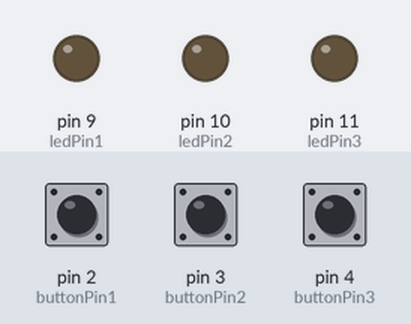
A sketch run on a simulated Arduino Uno, built with avr-gcc and run on an emulated ATmega328P. Shown: output pins drawn as LEDs (lit = HIGH). The inputs (shaded band) are chosen by the test bench; at power-on: pin 2 (buttonPin1) HIGH, pin 3 (buttonPin2) HIGH, pin 4 (buttonPin3) HIGH. What the sketch prints to the serial monitor is not drawn.

Above: at 1.2 s.
1.3 s: pin 2 (buttonPin1) pulled LOW for 1 s
At 3.0 s:
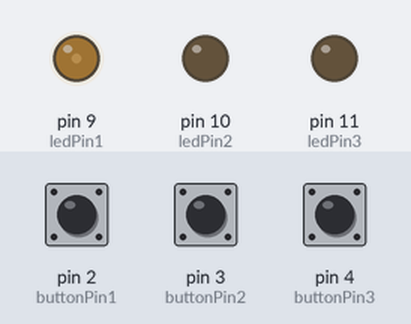
4.3 s: pin 3 (buttonPin2) pulled LOW for 3.2 s
At 8.3 s:
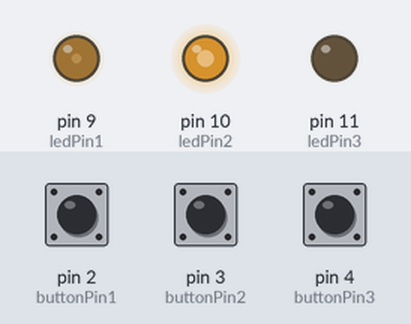
9.0 s: pin 4 (buttonPin3) pulled LOW for 0.15 s
At 9.7 s:
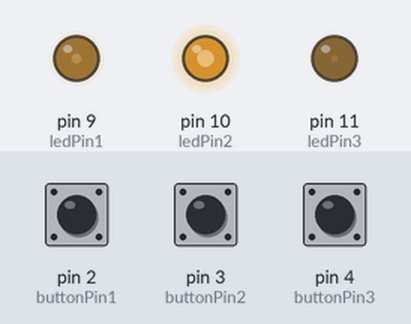
10.6 s: pin 3 (buttonPin2) pulled LOW for 1 s
At 12.7 s:
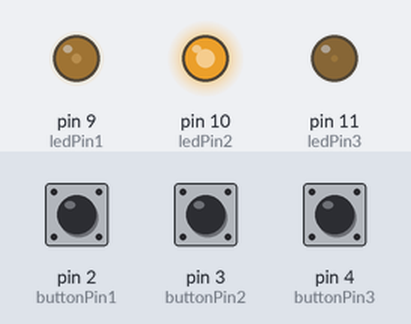
13.6 s: pin 2 (buttonPin1) pulled LOW for 3.2 s
At 17.9 s:
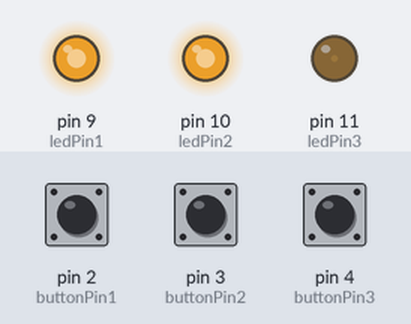
18.3 s: pin 4 (buttonPin3) pulled LOW for 3.2 s
At 21.7 s:
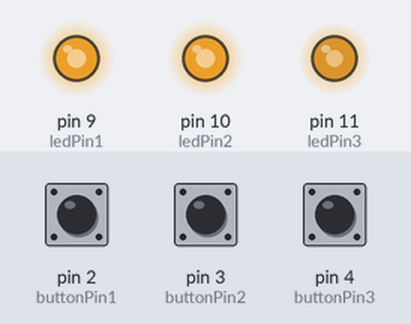
Timing chart, 0 to 23.2 s (numbered marks = the images above; inputs shaded):
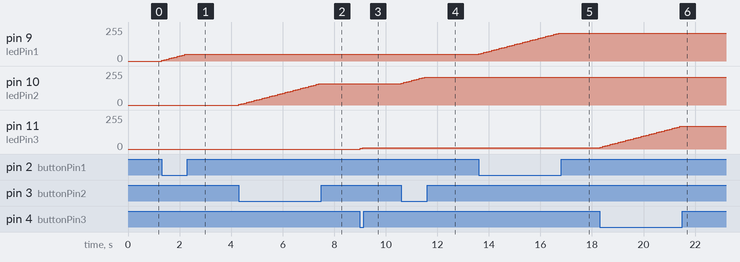

Measured:
- after the input at 1.3 s, pin 9 (ledPin1): moves from 0/255 to 50/255 over 0.90 s, starting at once
- after the input at 4.3 s, pin 10 (ledPin2): moves from 0/255 to 160/255 over 3.1 s, starting at once
- after the input at 9.0 s, pin 11 (ledPin3): 0/255 → 5/255 at once, → 10/255 0.10 s later
- after the input at 10.6 s, pin 10 (ledPin2): moves from 160/255 to 210/255 over 0.90 s, starting at once
- after the input at 13.6 s, pin 9 (ledPin1): moves from 50/255 to 210/255 over 3.1 s, starting at once
- after the input at 18.3 s, pin 11 (ledPin3): moves from 10/255 to 170/255 over 3.1 s, starting at once

The sketch:

Test_6.ino.ino
```cpp
const int ledPin1 = 9;        //RED
const int ledPin2 = 10;       //GREEN
const int ledPin3 = 11;       //BLUE

const int buttonPin1 = 2;
const int buttonPin2 = 3;
const int buttonPin3 = 4;


int buttonstate1;
int buttonstate2;
int buttonstate3;

int brightness1 = 0;
int brightness2 = 0;
int brightness3 = 0;

void setup() {
  // put your setup code here, to run once:
  Serial.begin(9600);
  pinMode(ledPin1, OUTPUT);
  pinMode(ledPin2, OUTPUT);
  pinMode(ledPin3, OUTPUT);

  pinMode(buttonPin1, INPUT);
  pinMode(buttonPin2, INPUT);
  pinMode(buttonPin3, INPUT);
}

void loop() {
  buttonstate1 = digitalRead(buttonPin1);
  buttonstate2 = digitalRead(buttonPin2);
  buttonstate3 = digitalRead(buttonPin3);


  if(buttonstate1 == LOW){
    brightness1 = brightness1 + 5;
    Serial.print("RED ");
  }
  if(buttonstate2 == LOW){
    brightness2 = brightness2 + 5;
    Serial.print("GREEN ");
  }
  if(buttonstate3 == LOW){
    brightness3 = brightness3 + 5;
    Serial.print("BLUE ");
  }

  analogWrite(ledPin1, brightness1);
  analogWrite(ledPin2, brightness2);
  analogWrite(ledPin3, brightness3);

  if(brightness1 >= 255){brightness1 = 0;}
  if(brightness2 >= 255){brightness2 = 0;}
  if(brightness3 >= 255){brightness3 = 0;}

  delay(100);
}
```
